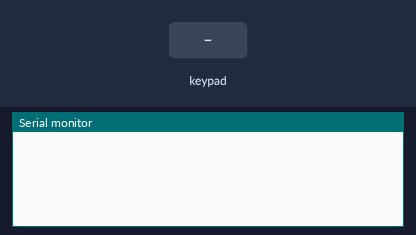
The sketch below on a simulated Arduino Uno, built with avr-gcc and run on an emulated ATmega328P. On the bench: the last lines printed to the serial monitor. Wiring (inferred from the names in the program): 8×8 keypad (labels assumed): rows pin 2, pin 3, pin 4, pin 5, pin 6, pin 7, pin 8, pin 9; columns pin 10, pin 11, pin 12, pin 13, pin 14, pin 15, pin 16, pin 17. Inputs (shaded band) come from the test bench.

Above: at 1.2 s.
1.3 s: key '1' pressed
At 2.8 s:
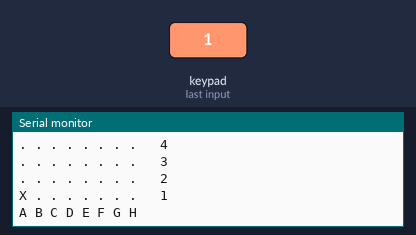
3.5 s: keypad keys 1 2 A pressed 0.4 s apart
At 6.4 s:
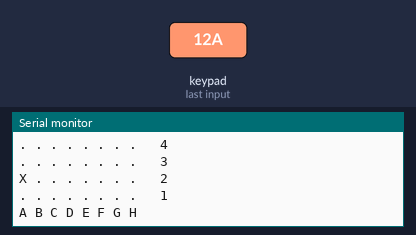
7.7 s: key 'H' pressed
9.3 s: keypad keys 1 2 D pressed 0.4 s apart
At 13.0 s:
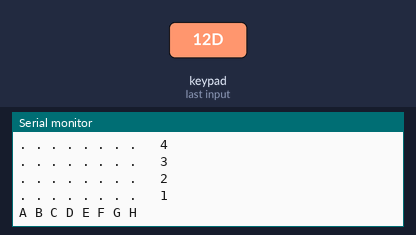
Timing chart, 0 to 14.5 s (numbered marks = the images above; inputs shaded):
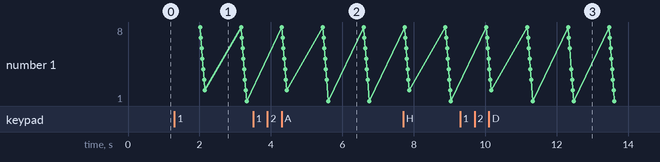

The sketch:

chess_matrix_v1.ino
```cpp
const int rows[8] = {2, 3, 4, 5, 6, 7, 8, 9};
const int cols[8] = {10, 11, 12, 13, 14, 15, 16, 17};

char board[8][8];
char prevBoard[8][8];  // مصفوفة لحفظ الحالة السابقة

void setup() {
  Serial.begin(9600);

  for (int i = 0; i < 8; i++) {
    pinMode(rows[i], INPUT_PULLUP);
    pinMode(cols[i], INPUT_PULLUP);
  }

  for (int r = 0; r < 8; r++)
    for (int c = 0; c < 8; c++) {
      board[r][c] = '.';
      prevBoard[r][c] = '.'; // تهيئة الحالة السابقة بنفس القيمة
    }
}

void loop() {
  // إعادة تعيين اللوحة
  for (int r = 0; r < 8; r++)
    for (int c = 0; c < 8; c++)
      board[r][c] = '.';

  // مسح الشبكة
  for (int r = 0; r < 8; r++) {
    pinMode(rows[r], OUTPUT);
    digitalWrite(rows[r], LOW);
    delayMicroseconds(50);

    for (int c = 0; c < 8; c++) {
      if (digitalRead(cols[c]) == LOW) {
        board[r][c] = 'X';
      }
    }

    pinMode(rows[r], INPUT_PULLUP);
  }

  // التحقق هل هناك تغيير مقارنة بالحالة السابقة
  bool changed = false;
  for (int r = 0; r < 8 && !changed; r++) {
    for (int c = 0; c < 8; c++) {
      if (board[r][c] != prevBoard[r][c]) {
        changed = true;
        break;
      }
    }
  }

  if (changed) {
    // تحديث الحالة السابقة
    for (int r = 0; r < 8; r++)
      for (int c = 0; c < 8; c++)
        prevBoard[r][c] = board[r][c];

    // طباعة اللوحة بشكل عكسي (حسب كودك)
    Serial.println("Current Board:");
    for (int rank = 7; rank >= 0; rank--) {
      for (int file = 0; file < 8; file++) {
        Serial.print(board[file][rank]);
        Serial.print(" ");
      }
      Serial.print("  "); Serial.println(rank + 1);
    }

    Serial.println("A B C D E F G H");
    Serial.println();
  }

  delay(1000);
}
```

Measured:
- after the input at 1.3 s, the serial monitor: prints a new line after 0.70 s (image 1)
- after the input at 3.5 s, the serial monitor: prints a new line after 2.1 s (image 2)
- after the input at 9.3 s, the serial monitor: prints a new line after 0.88 s (image 3)
